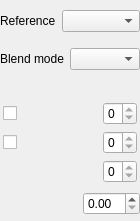
<?xml version="1.0" encoding="UTF-8"?>
<ui version="4.0">
 <class>BucketOptionsWidget</class>
 <widget class="QWidget" name="BucketOptionsWidget">
  <property name="geometry">
   <rect>
    <x>0</x>
    <y>0</y>
    <width>140</width>
    <height>221</height>
   </rect>
  </property>
  <property name="minimumSize">
   <size>
    <width>140</width>
    <height>0</height>
   </size>
  </property>
  <property name="windowTitle">
   <string>Form</string>
  </property>
  <layout class="QVBoxLayout" name="verticalLayout_2">
   <property name="spacing">
    <number>6</number>
   </property>
   <property name="leftMargin">
    <number>0</number>
   </property>
   <property name="topMargin">
    <number>0</number>
   </property>
   <property name="rightMargin">
    <number>0</number>
   </property>
   <property name="bottomMargin">
    <number>6</number>
   </property>
   <item>
    <layout class="QVBoxLayout" name="verticalLayout">
     <property name="bottomMargin">
      <number>6</number>
     </property>
     <item>
      <layout class="QHBoxLayout" name="horizontalLayout_3"/>
     </item>
     <item>
      <layout class="QHBoxLayout" name="horizontalLayout_2">
       <property name="bottomMargin">
        <number>0</number>
       </property>
       <item>
        <widget class="QLabel" name="referenceLayerDescLabel">
         <property name="text">
          <string>Reference</string>
         </property>
        </widget>
       </item>
       <item>
        <widget class="QComboBox" name="referenceLayerComboBox">
         <property name="sizePolicy">
          <sizepolicy hsizetype="Expanding" vsizetype="Fixed">
           <horstretch>0</horstretch>
           <verstretch>0</verstretch>
          </sizepolicy>
         </property>
        </widget>
       </item>
      </layout>
     </item>
     <item>
      <layout class="QHBoxLayout" name="horizontalLayout_4">
       <property name="bottomMargin">
        <number>6</number>
       </property>
       <item>
        <widget class="QLabel" name="blendModeLabel">
         <property name="text">
          <string>Blend mode</string>
         </property>
        </widget>
       </item>
       <item>
        <widget class="QComboBox" name="blendModeComboBox">
         <property name="sizePolicy">
          <sizepolicy hsizetype="Expanding" vsizetype="Fixed">
           <horstretch>0</horstretch>
           <verstretch>0</verstretch>
          </sizepolicy>
         </property>
        </widget>
       </item>
      </layout>
     </item>
    </layout>
   </item>
   <item>
    <layout class="QGridLayout" name="gridLayout" rowstretch="0,0" columnstretch="0,1,0">
     <property name="sizeConstraint">
      <enum>QLayout::SetDefaultConstraint</enum>
     </property>
     <property name="leftMargin">
      <number>3</number>
     </property>
     <property name="topMargin">
      <number>3</number>
     </property>
     <property name="rightMargin">
      <number>3</number>
     </property>
     <property name="bottomMargin">
      <number>3</number>
     </property>
     <property name="verticalSpacing">
      <number>6</number>
     </property>
     <item row="0" column="1">
      <widget class="SpinSlider" name="colorToleranceSlider" native="true">
       <property name="sizePolicy">
        <sizepolicy hsizetype="Expanding" vsizetype="Preferred">
         <horstretch>0</horstretch>
         <verstretch>0</verstretch>
        </sizepolicy>
       </property>
      </widget>
     </item>
     <item row="1" column="0">
      <widget class="QCheckBox" name="expandCheckbox">
       <property name="toolTip">
        <string>Grow the filled area</string>
       </property>
       <property name="text">
        <string/>
       </property>
      </widget>
     </item>
     <item row="1" column="2">
      <widget class="QSpinBox" name="expandSpinBox">
       <property name="toolTip">
        <string>How far to grow the filled area</string>
       </property>
       <property name="maximum">
        <number>0</number>
       </property>
      </widget>
     </item>
     <item row="0" column="2">
      <widget class="QSpinBox" name="colorToleranceSpinbox">
       <property name="toolTip">
        <string>How different a color can be and still fill</string>
       </property>
       <property name="maximum">
        <number>0</number>
       </property>
      </widget>
     </item>
     <item row="1" column="1">
      <widget class="SpinSlider" name="expandSlider" native="true">
       <property name="sizePolicy">
        <sizepolicy hsizetype="Expanding" vsizetype="Preferred">
         <horstretch>0</horstretch>
         <verstretch>0</verstretch>
        </sizepolicy>
       </property>
      </widget>
     </item>
     <item row="2" column="1">
      <widget class="SpinSlider" name="closeGapsSlider" native="true">
       <property name="sizePolicy">
        <sizepolicy hsizetype="Expanding" vsizetype="Preferred">
         <horstretch>0</horstretch>
         <verstretch>0</verstretch>
        </sizepolicy>
       </property>
      </widget>
     </item>
     <item row="2" column="2">
      <widget class="QSpinBox" name="closeGapsSpinBox">
       <property name="toolTip">
        <string>Close gaps in line art up to this size</string>
       </property>
       <property name="maximum">
        <number>0</number>
       </property>
      </widget>
     </item>
     <item row="0" column="0">
      <widget class="QCheckBox" name="colorToleranceCheckbox">
       <property name="toolTip">
        <string>Fill similar colors, not only the exact color</string>
       </property>
       <property name="text">
        <string/>
       </property>
      </widget>
     </item>
    </layout>
   </item>
   <item>
    <layout class="QHBoxLayout" name="horizontalLayout" stretch="1,0">
     <item>
      <widget class="SpinSlider" name="strokeThicknessSlider" native="true">
       <property name="sizePolicy">
        <sizepolicy hsizetype="Expanding" vsizetype="Preferred">
         <horstretch>0</horstretch>
         <verstretch>0</verstretch>
        </sizepolicy>
       </property>
      </widget>
     </item>
     <item>
      <widget class="QDoubleSpinBox" name="strokeThicknessSpinBox"/>
     </item>
    </layout>
   </item>
  </layout>
 </widget>
 <customwidgets>
  <customwidget>
   <class>SpinSlider</class>
   <extends>QWidget</extends>
   <header>spinslider.h</header>
   <container>1</container>
  </customwidget>
 </customwidgets>
 <resources/>
 <connections/>
</ui>
